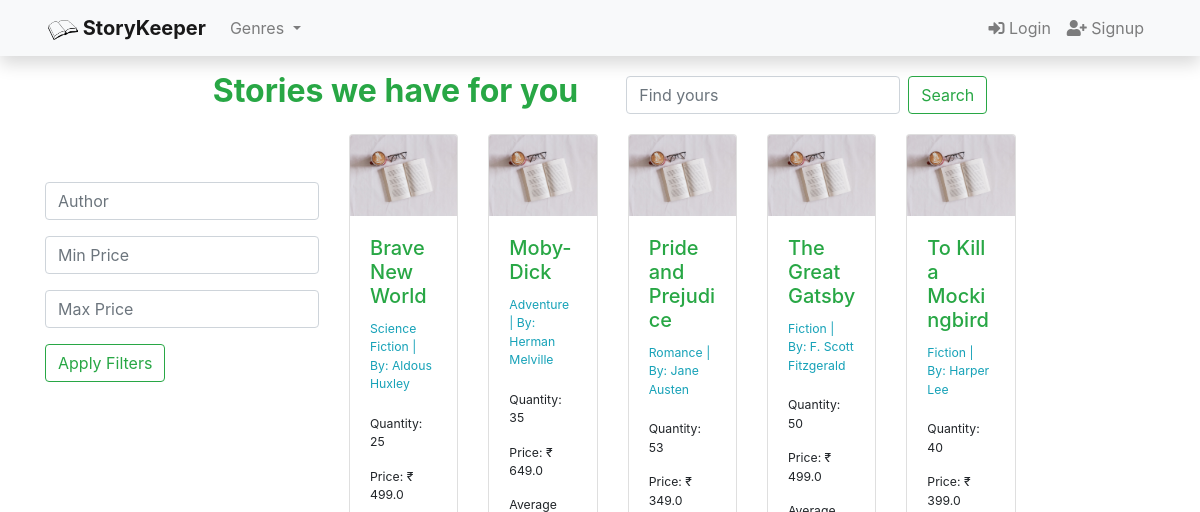
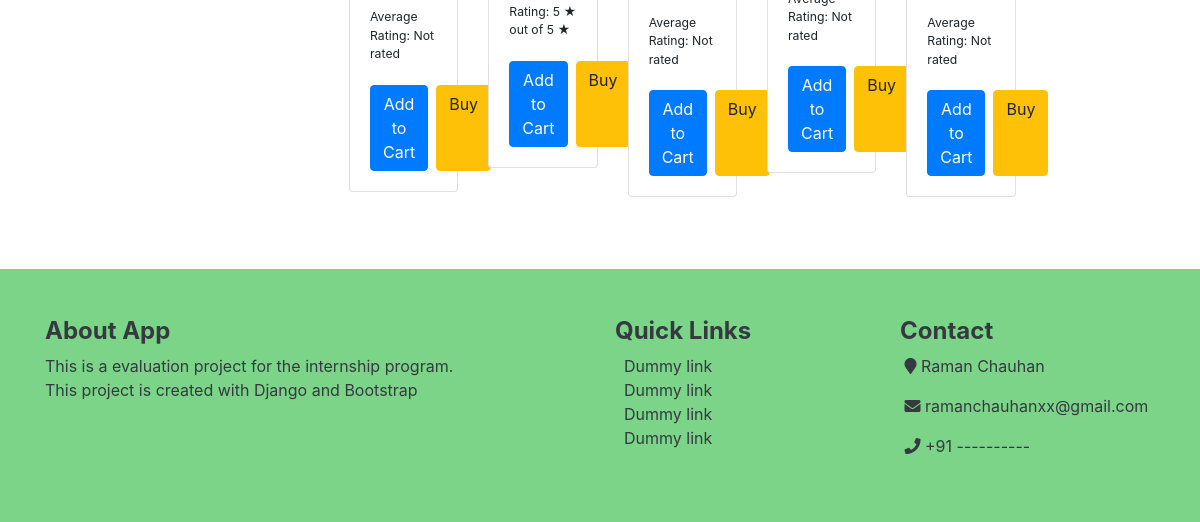
The app's page /, older data (2 pictures, top to bottom).
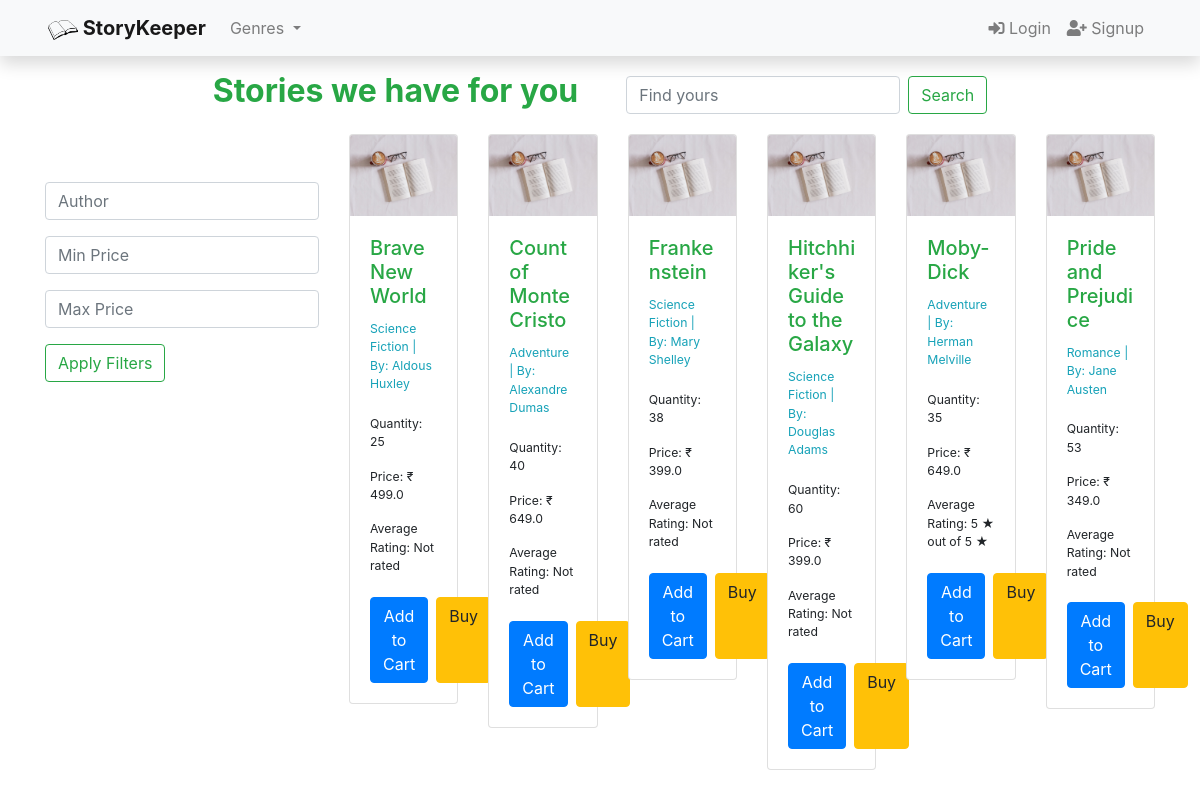
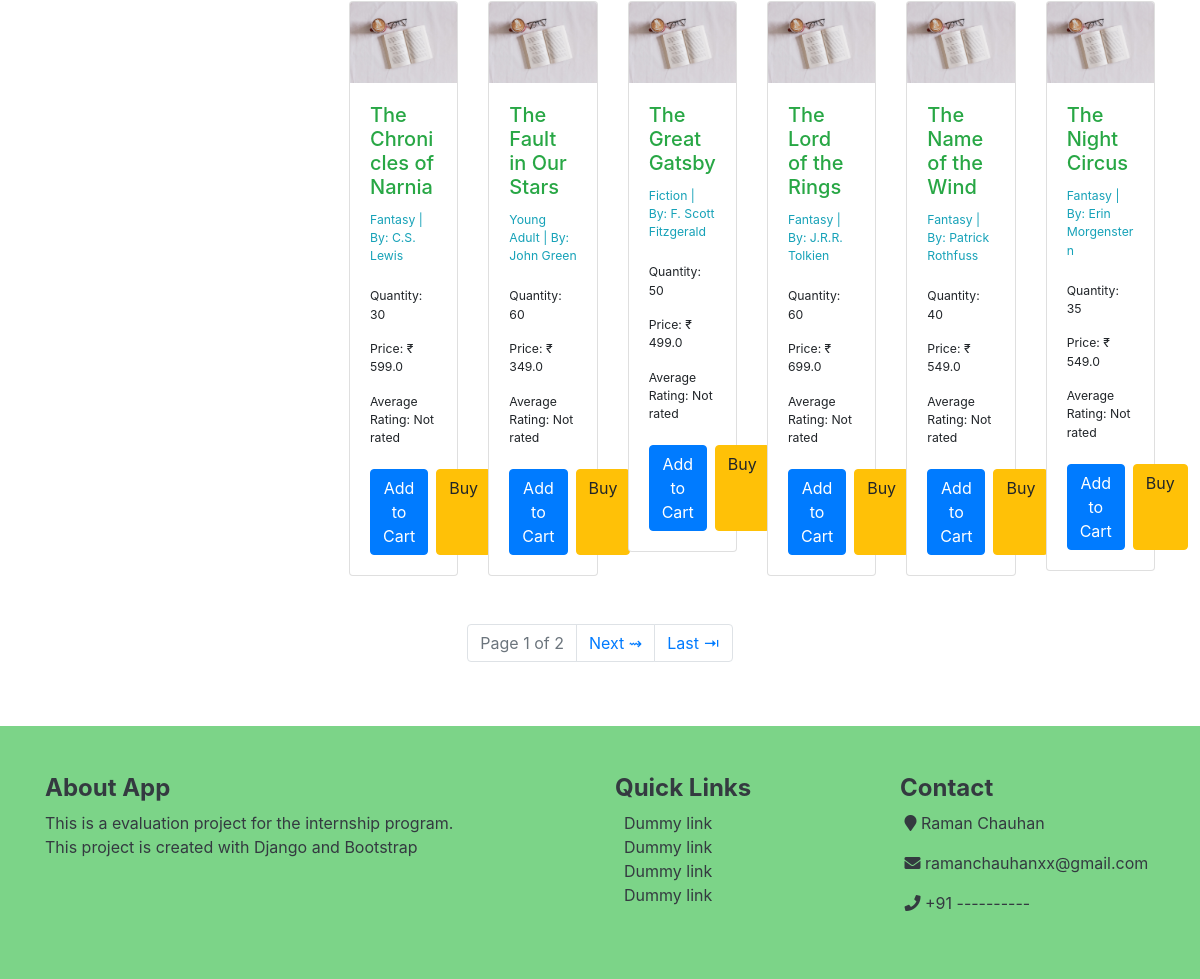
The same page, newer data (2 pictures, top to bottom).
### books/models.py (models this page shows, shortened)
class Book(models.Model):
    status = (
    (0, "Draft"),
    (1, "Publish")
    )
    title  		 = models.CharField(max_length=200)
    slug         = models.SlugField(max_length=140, unique=True)
    author 		 = models.CharField(max_length=100)
    genre        = models.ForeignKey(Genre, on_delete=models.SET_NULL, null=True, blank=True)
    price     	 = models.FloatField(default=0)
    quantity   	 = models.PositiveIntegerField()
    description  = models.TextField(default='No Description', null=True, blank=False)
    average_rating  = models.FloatField(default=0)
    created_on 	 = models.DateTimeField(auto_now_add=True)
    updated_on 	 = models.DateTimeField(auto_now=True)
    digital         = models.BooleanField(default=False, null=True, blank=False)
    status          = models.IntegerField(choices=status,default = 1)
    class Meta:
        ordering    = ['-quantity']

class Genre(models.Model):
    name = models.CharField(max_length=100)
    slug = models.SlugField(max_length=100, unique=True)
    def __str__(self):
        return self.name

### books/views.py (the view, shortened to what this page needs)
# urls.py: path('', views.homeView, name='home'),
def homeView(request):
    genre = Genre.objects.all().order_by('name')
    search_book = request.GET.get('search')
    filter_form = BookFilterForm(request.GET)
    if filter_form.is_valid():
        min_price = filter_form.cleaned_data.get('min_price')
        max_price = filter_form.cleaned_data.get('max_price')
        author = filter_form.cleaned_data.get('author')
        filters = Q()
        books = Book.objects.all().order_by('title')
        if min_price is not None:
            filters &= Q(price__gte=min_price)
        if max_price is not None:
            filters &= Q(price__lte=max_price)
        if author:
            filters &= Q(author__icontains=author)
        books = Book.objects.filter(filters).order_by('title')
        paginator = Paginator(books, 12)
        page = request.GET.get('page')
        books = paginator.get_page(page)
    context = {'books': books, 'genre':genre, 'filter_form':filter_form}
    return render(request, 'index.html', context)

### books/forms.py
class BookFilterForm(forms.Form):
    author = forms.CharField(
        required=False,
        label='',
        max_length=100,
        widget=forms.TextInput(attrs={'placeholder': 'Author'})
    )
    min_price = forms.DecimalField(
        required=False,
        label='',
        min_value=0,
        max_digits=10,
        decimal_places=2,
        widget=forms.NumberInput(attrs={'placeholder': 'Min Price'}))
    max_price = forms.DecimalField(
        required=False,
        label='',
        min_value=0,
        max_digits=10,
        decimal_places=2,
        widget=forms.NumberInput(attrs={'placeholder': 'Max Price'})
    )
    def clean(self):
        cleaned_data = super().clean()
        min_price = cleaned_data.get('min_price')
        max_price = cleaned_data.get('max_price')
        if min_price is not None and max_price is not None and min_price > max_price:
            raise forms.ValidationError("Minimum price should be less than or equal to maximum price.")
        return cleaned_data

### books/templates/index.html (shortened to what this page needs)
{% extends 'base.html' %}
{% block content %}
{% load static %}
{% load crispy_forms_tags %}
<div class='container-fluid my-3 d-flex justify-content-center'>
    <h2 class="text-success"><b>Stories we have for you </b></h2>
    <form class="form-inline my-2 ml-5 my-lg-0" role='search', method='get', action="{% url 'home' %}">
        <input class="form-control mr-sm-2" name='search' type="search" placeholder="Find yours" aria-label="Search">
        <button class="btn btn-outline-success my-2 my-sm-0" type="submit">Search</button>
    </form>
</div>
<small>
<div class="container-fluid d-flex">
    <div class="d-none d-sm-flex col-md-auto mt-5">
        <div style="position: relative;">
            <div class="sticky-column" style="position: sticky; top: 80px;">
                <form method="GET" action="{% url 'home' %}">
                    {{ filter_form|crispy }}
                    <button class="btn btn-outline-success" type="submit">Apply Filters</button>
                </form>
            </div>
        </div>
    </div>
    <div class="container-fluid">
        <div class="row">
            {% for book in books %}
            <div class="col-xl-2 col-md-4 col-sm-6 mb-4">
                <div class="card product-card">
                    <a href="{% url 'book_detail' book.slug %}"><img src="{% static 'images/thumbnail.jpg' %}" class="card-img-top" alt="{{ book.title }}"></a>
                    <div class="card-body">
                        <a href="{% url 'book_detail' book.slug %}"class="text-success" ><h5 class="card-title">{{ book.title }}</h5></a>
                        <small>
                            <p class="card-text text-info">{{ book.genre }} | <span class="card-text">By: {{ book.author }}</span></p></small><br>
                            <small class="text-bold">
                                <p class="card-text">Quantity:{% if book.quantity > 0 %} {{ book.quantity }} {% else %}<span class="text-success"> Out of stock</span>{% endif %}</p>
                                <p class="card-text">Price: &#8377; {{ book.price }}</p>
                                <p class="card-text">Average Rating: {% if book.average_rating %}{{ book.average_rating|floatformat:'0' }} &#9733; out of 5 &#9733;{% else %}Not rated{% endif %}</p>
                            </small><br>
                        <div class="d-flex">
                            <form method="post" action="{% url 'add_to_cart' book.slug %}">
                                <button type="submit" class="btn btn-primary">Add to Cart</button>
                            </form>
                            <a href="{% url 'cart' %}" class="btn btn-warning ml-2">Buy</a>
                        </div>
                    </div>
                </div>
            </div>
            {% endfor %}
        </div>
    </div>
</div>
</small>
{% endblock %}

Row changes from the older to the newer data that the page shows:
no longer on this page (row unchanged): Book: title "To Kill a Mockingbird", genre "Fiction", author "Harper Lee", quantity "40", price "399.0", average_rating "Not rated"
added Book: title "Count of Monte Cristo", genre "Adventure", author "Alexandre Dumas", quantity "40", price "649.0", average_rating "Not rated"
added Book: title "Frankenstein", genre "Science Fiction", author "Mary Shelley", quantity "38", price "399.0", average_rating "Not rated"
added Book: title "Hitchhiker's Guide to the Galaxy", genre "Science Fiction", author "Douglas Adams", quantity "60", price "399.0", average_rating "Not rated"
added Book: title "The Chronicles of Narnia", genre "Fantasy", author "C.S. Lewis", quantity "30", price "599.0", average_rating "Not rated"
added Book: title "The Fault in Our Stars", genre "Young Adult", author "John Green", quantity "60", price "349.0", average_rating "Not rated"
added Book: title "The Lord of the Rings", genre "Fantasy", author "J.R.R. Tolkien", quantity "60", price "699.0", average_rating "Not rated"
added Book: title "The Name of the Wind", genre "Fantasy", author "Patrick Rothfuss", quantity "40", price "549.0", average_rating "Not rated"
added Book: title "The Night Circus", genre "Fantasy", author "Erin Morgenstern", quantity "35", price "549.0", average_rating "Not rated"
Text that changed along with them:
{{ books.number }}: (not shown) → "1"
{{ books.paginator.num_pages }}: (not shown) → "2"
text now shown: "Page of Next ⇝ Last ⇥"
